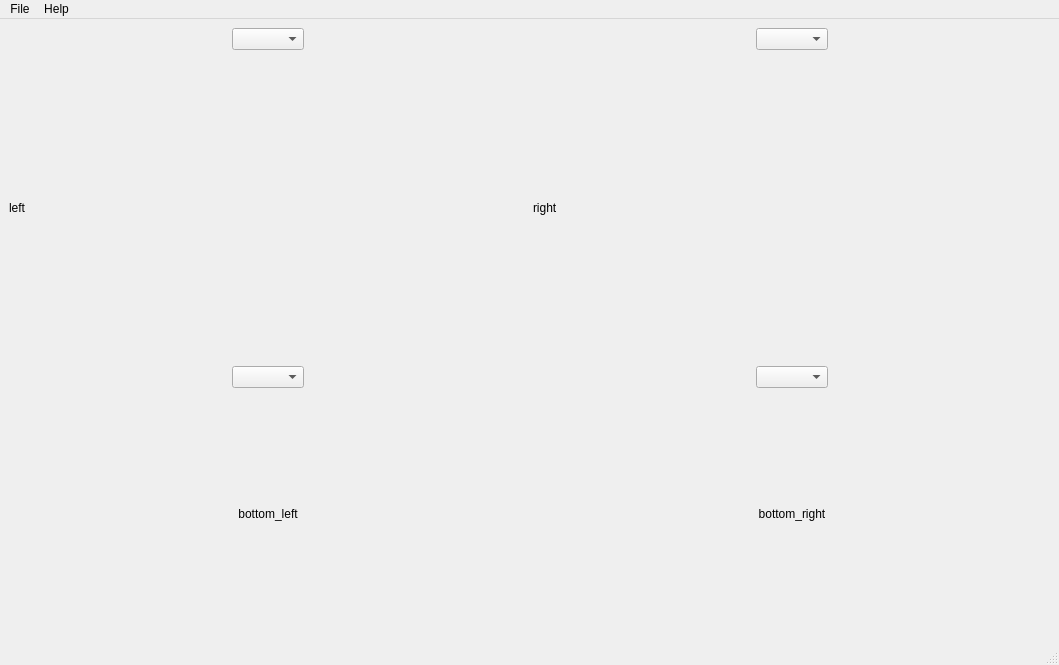
<ui version="4.0" >
 <class>MainWindow</class>
 <widget class="QMainWindow" name="MainWindow" >
  <property name="geometry" >
   <rect>
    <x>0</x>
    <y>0</y>
    <width>1059</width>
    <height>665</height>
   </rect>
  </property>
  <property name="windowTitle" >
   <string>MainWindow</string>
  </property>
  <widget class="QWidget" name="centralwidget" >
   <layout class="QVBoxLayout" name="verticalLayout_5" >
    <item>
     <layout class="QHBoxLayout" name="horizontalLayout_6" >
      <item>
       <layout class="QVBoxLayout" name="verticalLayout" >
        <item>
         <layout class="QHBoxLayout" name="horizontalLayout" >
          <item>
           <spacer name="horizontalSpacer_3" >
            <property name="orientation" >
             <enum>Qt::Horizontal</enum>
            </property>
            <property name="sizeHint" stdset="0" >
             <size>
              <width>40</width>
              <height>20</height>
             </size>
            </property>
           </spacer>
          </item>
          <item>
           <widget class="QComboBox" name="comboBox_left" >
            <property name="sizePolicy" >
             <sizepolicy vsizetype="Fixed" hsizetype="Preferred" >
              <horstretch>0</horstretch>
              <verstretch>0</verstretch>
             </sizepolicy>
            </property>
           </widget>
          </item>
          <item>
           <spacer name="horizontalSpacer_4" >
            <property name="orientation" >
             <enum>Qt::Horizontal</enum>
            </property>
            <property name="sizeHint" stdset="0" >
             <size>
              <width>40</width>
              <height>20</height>
             </size>
            </property>
           </spacer>
          </item>
         </layout>
        </item>
        <item>
         <widget class="QLabel" name="image_left" >
          <property name="sizePolicy" >
           <sizepolicy vsizetype="Expanding" hsizetype="Preferred" >
            <horstretch>0</horstretch>
            <verstretch>0</verstretch>
           </sizepolicy>
          </property>
          <property name="minimumSize" >
           <size>
            <width>0</width>
            <height>0</height>
           </size>
          </property>
          <property name="baseSize" >
           <size>
            <width>0</width>
            <height>0</height>
           </size>
          </property>
          <property name="text" >
           <string>left</string>
          </property>
          <property name="scaledContents" >
           <bool>false</bool>
          </property>
         </widget>
        </item>
       </layout>
      </item>
      <item>
       <layout class="QVBoxLayout" name="verticalLayout_2" >
        <item>
         <layout class="QHBoxLayout" name="horizontalLayout_2" >
          <item>
           <spacer name="horizontalSpacer" >
            <property name="orientation" >
             <enum>Qt::Horizontal</enum>
            </property>
            <property name="sizeHint" stdset="0" >
             <size>
              <width>40</width>
              <height>20</height>
             </size>
            </property>
           </spacer>
          </item>
          <item>
           <widget class="QComboBox" name="comboBox_right" />
          </item>
          <item>
           <spacer name="horizontalSpacer_2" >
            <property name="orientation" >
             <enum>Qt::Horizontal</enum>
            </property>
            <property name="sizeHint" stdset="0" >
             <size>
              <width>40</width>
              <height>20</height>
             </size>
            </property>
           </spacer>
          </item>
         </layout>
        </item>
        <item>
         <widget class="QLabel" name="image_right" >
          <property name="sizePolicy" >
           <sizepolicy vsizetype="Expanding" hsizetype="Preferred" >
            <horstretch>0</horstretch>
            <verstretch>0</verstretch>
           </sizepolicy>
          </property>
          <property name="minimumSize" >
           <size>
            <width>0</width>
            <height>0</height>
           </size>
          </property>
          <property name="baseSize" >
           <size>
            <width>0</width>
            <height>0</height>
           </size>
          </property>
          <property name="text" >
           <string>right</string>
          </property>
          <property name="scaledContents" >
           <bool>false</bool>
          </property>
         </widget>
        </item>
       </layout>
      </item>
     </layout>
    </item>
    <item>
     <layout class="QHBoxLayout" name="horizontalLayout_8" >
      <item>
       <layout class="QVBoxLayout" name="verticalLayout_3" >
        <item>
         <layout class="QHBoxLayout" name="horizontalLayout_3" >
          <item>
           <spacer name="horizontalSpacer_8" >
            <property name="orientation" >
             <enum>Qt::Horizontal</enum>
            </property>
            <property name="sizeHint" stdset="0" >
             <size>
              <width>40</width>
              <height>20</height>
             </size>
            </property>
           </spacer>
          </item>
          <item>
           <widget class="QComboBox" name="comboBox_bottom_left" >
            <property name="sizePolicy" >
             <sizepolicy vsizetype="Fixed" hsizetype="Preferred" >
              <horstretch>0</horstretch>
              <verstretch>0</verstretch>
             </sizepolicy>
            </property>
           </widget>
          </item>
          <item>
           <spacer name="horizontalSpacer_7" >
            <property name="orientation" >
             <enum>Qt::Horizontal</enum>
            </property>
            <property name="sizeHint" stdset="0" >
             <size>
              <width>40</width>
              <height>20</height>
             </size>
            </property>
           </spacer>
          </item>
         </layout>
        </item>
        <item>
         <layout class="QHBoxLayout" name="horizontalLayout_5" >
          <item>
           <spacer name="horizontalSpacer_12" >
            <property name="orientation" >
             <enum>Qt::Horizontal</enum>
            </property>
            <property name="sizeHint" stdset="0" >
             <size>
              <width>40</width>
              <height>20</height>
             </size>
            </property>
           </spacer>
          </item>
          <item>
           <widget class="QLabel" name="image_bottom_left" >
            <property name="minimumSize" >
             <size>
              <width>320</width>
              <height>240</height>
             </size>
            </property>
            <property name="maximumSize" >
             <size>
              <width>320</width>
              <height>240</height>
             </size>
            </property>
            <property name="text" >
             <string>bottom_left</string>
            </property>
            <property name="alignment" >
             <set>Qt::AlignCenter</set>
            </property>
           </widget>
          </item>
          <item>
           <spacer name="horizontalSpacer_11" >
            <property name="orientation" >
             <enum>Qt::Horizontal</enum>
            </property>
            <property name="sizeHint" stdset="0" >
             <size>
              <width>40</width>
              <height>20</height>
             </size>
            </property>
           </spacer>
          </item>
         </layout>
        </item>
       </layout>
      </item>
      <item>
       <layout class="QVBoxLayout" name="verticalLayout_4" >
        <item>
         <layout class="QHBoxLayout" name="horizontalLayout_4" >
          <item>
           <spacer name="horizontalSpacer_5" >
            <property name="orientation" >
             <enum>Qt::Horizontal</enum>
            </property>
            <property name="sizeHint" stdset="0" >
             <size>
              <width>40</width>
              <height>20</height>
             </size>
            </property>
           </spacer>
          </item>
          <item>
           <widget class="QComboBox" name="comboBox_bottom_right" />
          </item>
          <item>
           <spacer name="horizontalSpacer_6" >
            <property name="orientation" >
             <enum>Qt::Horizontal</enum>
            </property>
            <property name="sizeHint" stdset="0" >
             <size>
              <width>40</width>
              <height>20</height>
             </size>
            </property>
           </spacer>
          </item>
         </layout>
        </item>
        <item>
         <layout class="QHBoxLayout" name="horizontalLayout_7" >
          <item>
           <spacer name="horizontalSpacer_9" >
            <property name="orientation" >
             <enum>Qt::Horizontal</enum>
            </property>
            <property name="sizeHint" stdset="0" >
             <size>
              <width>40</width>
              <height>20</height>
             </size>
            </property>
           </spacer>
          </item>
          <item>
           <widget class="QLabel" name="image_bottom_right" >
            <property name="minimumSize" >
             <size>
              <width>320</width>
              <height>240</height>
             </size>
            </property>
            <property name="maximumSize" >
             <size>
              <width>320</width>
              <height>240</height>
             </size>
            </property>
            <property name="text" >
             <string>bottom_right</string>
            </property>
            <property name="alignment" >
             <set>Qt::AlignCenter</set>
            </property>
           </widget>
          </item>
          <item>
           <spacer name="horizontalSpacer_10" >
            <property name="orientation" >
             <enum>Qt::Horizontal</enum>
            </property>
            <property name="sizeHint" stdset="0" >
             <size>
              <width>40</width>
              <height>20</height>
             </size>
            </property>
           </spacer>
          </item>
         </layout>
        </item>
       </layout>
      </item>
     </layout>
    </item>
   </layout>
  </widget>
  <widget class="QMenuBar" name="menubar" >
   <property name="geometry" >
    <rect>
     <x>0</x>
     <y>0</y>
     <width>1059</width>
     <height>24</height>
    </rect>
   </property>
   <widget class="QMenu" name="menuFile" >
    <property name="title" >
     <string>File</string>
    </property>
    <addaction name="actionQuit" />
   </widget>
   <widget class="QMenu" name="menuHelp" >
    <property name="title" >
     <string>Help</string>
    </property>
    <addaction name="actionAbout" />
   </widget>
   <addaction name="menuFile" />
   <addaction name="menuHelp" />
  </widget>
  <widget class="QStatusBar" name="statusbar" />
  <action name="actionQuit" >
   <property name="text" >
    <string>Quit</string>
   </property>
  </action>
  <action name="actionAbout" >
   <property name="text" >
    <string>About</string>
   </property>
  </action>
 </widget>
 <resources/>
 <connections>
  <connection>
   <sender>actionQuit</sender>
   <signal>activated()</signal>
   <receiver>MainWindow</receiver>
   <slot>close()</slot>
   <hints>
    <hint type="sourcelabel" >
     <x>-1</x>
     <y>-1</y>
    </hint>
    <hint type="destinationlabel" >
     <x>693</x>
     <y>439</y>
    </hint>
   </hints>
  </connection>
 </connections>
</ui>
